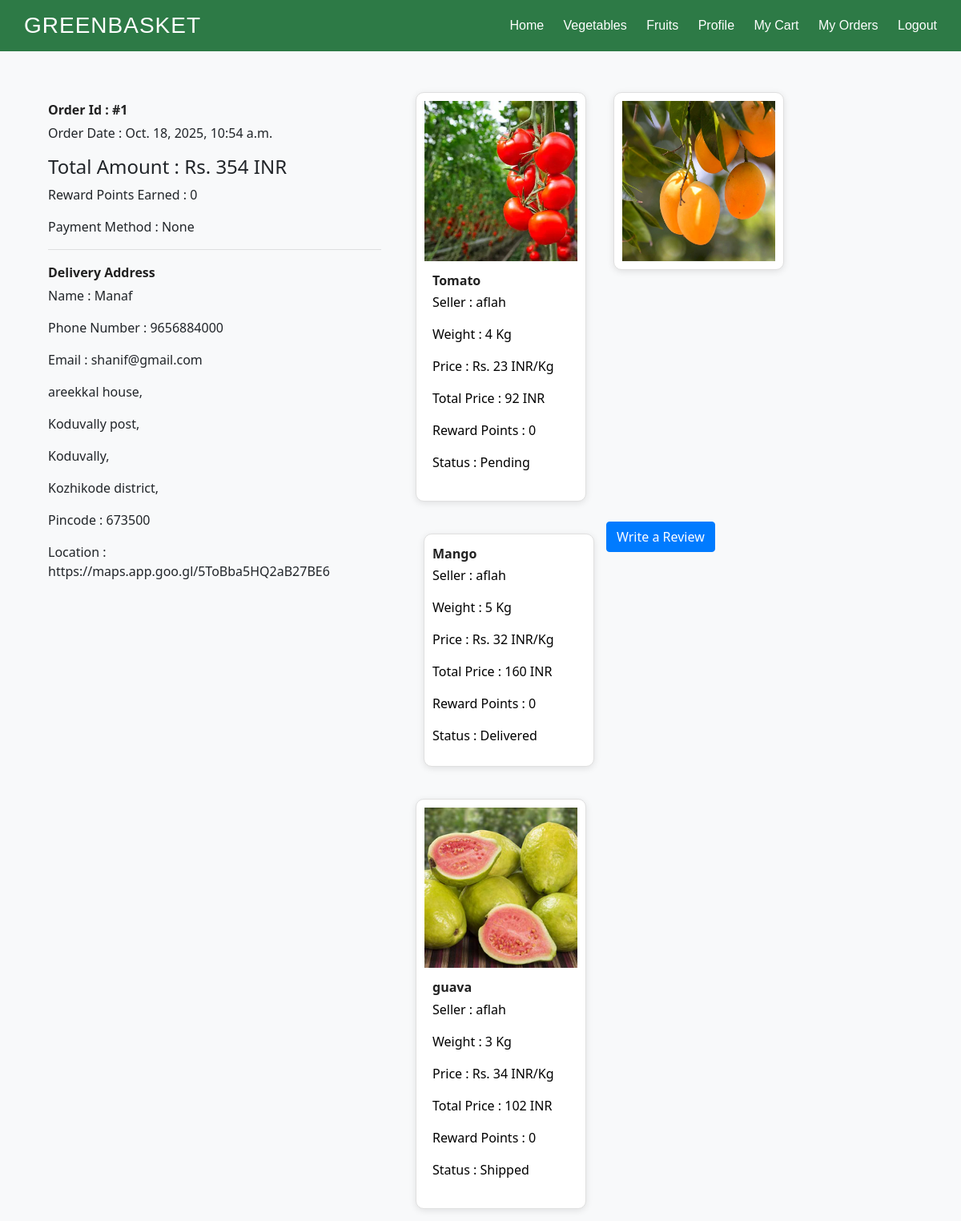
The app's page /c_orderview/1/ (signed in) with its own data.
### home/models.py (models this page shows, shortened)
class Orders(models.Model):
    costumer = models.ForeignKey(Costumer, on_delete=models.CASCADE)
    order_date = models.DateTimeField(auto_now=True)
    amount = models.DecimalField(max_digits=10,decimal_places=0, default=0, null=True, blank=True)
    points = models.IntegerField(default=0,null=True, blank=True)
    n = models.DecimalField(max_digits=100,decimal_places=0, default=0, null=True, blank=True)
    payment_method = models.CharField(max_length=200,null=True, blank=True)

class Costumer(models.Model):
    COUNTRY_CHOICES = [
        ('India', 'India'),
    ]
    STATE_CHOICES = [
        ('AN', 'Andaman and Nicobar Islands'),
        ('AP', 'Andhra Pradesh'),
        ('AR', 'Arunachal Pradesh'),
        ('AS', 'Assam'),
        ('BR', 'Bihar'),
        ('CH', 'Chandigarh'),
        ('CG', 'Chhattisgarh'),
        ('DL', 'Delhi'),
        ('GA', 'Goa'),
        ('GJ', 'Gujarat'),
        ('HR', 'Haryana'),
        ('HP', 'Himachal Pradesh'),
        ('JH', 'Jharkhand'),
        ('JK', 'Jammu and Kashmir'),
        ('KA', 'Karnataka'),
        ('Kerala','Kerala'),
        ('LA', 'Ladakh'),
        ('LD', 'Lakshadweep'),
        ('MP', 'Madhya Pradesh'),
        ('MH', 'Maharashtra'),
        ('MN', 'Manipur'),
        ('ML', 'Meghalaya'),
        ('MZ', 'Mizoram'),
        ('NL', 'Nagaland'),
        ('OD', 'Odisha'),
        ('PB', 'Punjab'),
        ('PY', 'Puducherry'),
        ('RJ', 'Rajasthan'),
        ('SK', 'Sikkim'),
        ('TN', 'Tamil Nadu'),
        ('TS', 'Telangana'),
        ('TR', 'Tripura'),
        ('UP', 'Uttar Pradesh'),
        ('UK', 'Uttarakhand'),
        ('WB', 'West Bengal'),
    ]
    image = models.ImageField(upload_to='users')
    name = models.CharField(max_length=200)
    number = models.IntegerField()
    email = models.EmailField(unique=True)
    country = models.CharField(choices=COUNTRY_CHOICES,default='India')
    house_name = models.CharField(max_length=200)
    street = models.CharField(max_length=200)
    pincode = models.IntegerField()
    city = models.CharField(max_length=200)
    state = models.CharField(choices=STATE_CHOICES, default='Kerala')
    username = models.CharField()
    password = models.CharField()
    location = models.CharField(max_length=200)
    points = models.IntegerField(default=0,null=True,blank=True)

class Order(models.Model):
    costumer = models.ForeignKey(Costumer, on_delete=models.CASCADE)
    product = models.ForeignKey(Product, on_delete=models.CASCADE)
    quantity = models.IntegerField()
    order_date = models.DateTimeField(auto_now=True)
    amount = models.DecimalField(max_digits=10,decimal_places=0, default=0, null=True, blank=True)
    seller = models.ForeignKey(Seller, on_delete=models.CASCADE,null=True, blank=True)
    status = models.CharField(null=True, blank=True)
    points = models.IntegerField(default=0,null=True, blank=True)
    n = models.DecimalField(max_digits=100,decimal_places=0, default=0, null=True, blank=True)

class Product(models.Model):
    item = models.ForeignKey(Item, on_delete=models.CASCADE)
    image = models.ImageField(upload_to='products')
    image1 = models.ImageField(upload_to='products',null=True, blank=True)
    image2 = models.ImageField(upload_to='products',null=True, blank=True)
    name = models.CharField(max_length=200)
    description = models.TextField()
    org_price = models.DecimalField(max_digits=10, decimal_places=0)
    selling_price = models.DecimalField(max_digits=10, decimal_places=0)
    discount = models.DecimalField(max_digits=10, decimal_places=0,null=True, blank=True)
    stock = models.IntegerField()
    seller = models.ForeignKey(Seller, on_delete=models.CASCADE,null=True, blank=True)
    created_at = models.DateTimeField(auto_now_add=True, null=True, blank=True)
    rating = models.DecimalField(max_digits=3, decimal_places=2,null=True,blank=True)

class Seller(models.Model):
    COUNTRY_CHOICES = [
        ('India', 'India'),
    ]
    STATE_CHOICES = [
        ('AN', 'Andaman and Nicobar Islands'),
        ('AP', 'Andhra Pradesh'),
        ('AR', 'Arunachal Pradesh'),
        ('AS', 'Assam'),
        ('BR', 'Bihar'),
        ('CH', 'Chandigarh'),
        ('CG', 'Chhattisgarh'),
        ('DL', 'Delhi'),
        ('GA', 'Goa'),
        ('GJ', 'Gujarat'),
        ('HR', 'Haryana'),
        ('HP', 'Himachal Pradesh'),
        ('JH', 'Jharkhand'),
        ('JK', 'Jammu and Kashmir'),
        ('KA', 'Karnataka'),
        ('Kerala', 'Kerala'),
        ('LA', 'Ladakh'),
        ('LD', 'Lakshadweep'),
        ('MP', 'Madhya Pradesh'),
        ('MH', 'Maharashtra'),
        ('MN', 'Manipur'),
        ('ML', 'Meghalaya'),
        ('MZ', 'Mizoram'),
        ('NL', 'Nagaland'),
        ('OD', 'Odisha'),
        ('PB', 'Punjab'),
        ('PY', 'Puducherry'),
        ('RJ', 'Rajasthan'),
        ('SK', 'Sikkim'),
        ('TN', 'Tamil Nadu'),
        ('TS', 'Telangana'),
        ('TR', 'Tripura'),
        ('UP', 'Uttar Pradesh'),
        ('UK', 'Uttarakhand'),
        ('WB', 'West Bengal'),
    ]
    image = models.ImageField(upload_to='users')
    name = models.CharField(max_length=200)
    number = models.IntegerField()
    email = models.EmailField(unique=True)
    country = models.CharField(max_length=200,choices=COUNTRY_CHOICES,default='India')
    shop_name = models.CharField(max_length=200)
    street = models.CharField(max_length=200)
    pincode = models.IntegerField()
    city = models.CharField(max_length=200)
    state = models.CharField(max_length=50, choices=STATE_CHOICES, default='Kerala')
    image1 = models.ImageField(upload_to='users')
    image2 = models.ImageField(upload_to='users')
    image3 = models.ImageField(upload_to='users')
    licens = models.IntegerField(max_length=200)
    GST_Number = models.IntegerField(max_length=200)
    username = models.CharField()
    password = models.CharField()
    location = models.CharField(max_length=200)

### home/views.py (the view)
# urls.py: path('c_orderview/<int:p_id>/',c_orderviewfn),
def c_orderviewfn(request,p_id):
    try:
        user_id = request.session.get('user_id')
        costumer = Costumer.objects.get(id=user_id)
        p = Order.objects.filter(costumer=user_id,n = p_id)
        os = Orders.objects.get(costumer=user_id,n = p_id)
        return render(request, 'c_order_view.html', {'p': p,'os':os})
    except:
        return redirect('/login/')

### home/templates/c_order_view.html (shortened to what this page needs)
{% load static %}
<!DOCTYPE html>
<html>
<head>
    <link rel="stylesheet" href="https://cdn.jsdelivr.net/npm/bootstrap@4.1.3/dist/css/bootstrap.min.css">
    <link rel="stylesheet" href="{% static 'css/style.css' %}">
</head>
    <body>
        <div class="header">
            <h1>GREENBASKET</h1>
            <div class="nav-links">
                <a href="/chome/">Home</a>
                <a href="/cveg/">Vegetables</a>
                <a href="/cfruit/">Fruits</a>
                <a href="/cprofile/">Profile</a>
                <a href="/viewcart/">My Cart</a>
                <a href="/c_orderlist/">My Orders</a>
                <a href="/">Logout</a>
            </div>
        </div>
        <div class="blank"></div>
        <div class="viewleft">
            <p class="product-name">Order Id : #{{os.n}}</p>
            <p>Order Date : {{ os.order_date }}</p>
            <h4>Total Amount : Rs. {{ os.amount }} INR</h4>
            <p>Reward Points Earned : {{os.points}}</p>
            <p>Payment Method : {{os.payment_method}}</p><hr>
            <p class="product-name">Delivery Address </p>
            <p>Name : {{os.costumer.name }}</p>
            <p>Phone Number : {{os.costumer.number}}</p>
            <p>Email : {{os.costumer.email}}</p>
            <p>{{os.costumer.house_name}} house,</p>
            <p>{{os.costumer.street}} post,</p>
            <p>{{os.costumer.street}},</p>
            <p>{{os.costumer.city}} district,</p>
            <p>Pincode : {{os.costumer.pincode}}</p>
            <p>Location : {{os.costumer.location}}</p>
        </div>
        <div class="viewright">
            {% for p in p %}
                <a class="padding product-card" href="/cview/{{p.product.id}}/">
                    <div class="product-image">
                        <img src="{{ p.product.image.url }}" alt="{{ fruit.name }}">
                    </div>
                    <div class="product-info">
                        <h4 class="product-name">{{ p.product.name }}</h4>
                        <p>Seller : {{p.seller.name}}</p>
                        <p>Weight : {{ p.quantity }} Kg</p>
                        <p>Price : Rs. {{ p.product.selling_price }} INR/Kg</p>
                        <p>Total Price : {{p.amount}} INR</p>
                        <p>Reward Points : {{p.points}}</p>
                        <p>Status : {{p.status}}</p>
                        {% if p.status == "Delivered" %}
                            <a href="/review/{{ p.product.id }}/" class="btn btn-primary">Write a Review</a>
                        {% endif %}
                    </div>
                </a>
            {% endfor %}
        </div>
    </body>
</html>

### home/static/css/style.css (style rules this page uses)
* { margin: 0; padding: 0; box-sizing: border-box; }
.product-card { width: 213px; border: 1px solid #e0e0e0; border-radius: 10px; overflow: hidden; background: #fff; box-shadow: 0 2px 8px rgba(0,0,0,0.1); transition: transform 0.3s ease, box-shadow 0.3s ease; margin: 15px; display: inline-block; vertical-align: top; }
.product-image img { width: 100%; height: 200px; object-fit: cover; }
.product-info { padding: 10px; text-align: left; }
.product-name { font-size: 16px; font-weight: bold; color: #212121; margin: 5px 0; }
.viewleft { position: fixed; left: 40px; top: 100px; text-align: left; padding: 20px; box-sizing: border-box; width: 38%; height: 550px; }
.viewright { position: absolute; top: 100px; left: 42%; width: auto; height: auto; }
.blank { height: 64px; }
body { background-color: #f8f9fa; font-family: "Segoe UI", sans-serif; }
.header { background-color: #2d7a46; font-family: 'Gill Sans', 'Gill Sans MT', Calibri, 'Trebuchet MS', sans-serif; position: fixed; width: 100% ; z-index: 10; top: 0; padding: 15px 30px; display: flex; align-items: center; justify-content: space-between; color: white; }
.header h1 { margin: 0; font-size: 28px; letter-spacing: 1px; }
.header .nav-links a { color: white; margin-left: 20px; text-decoration: none; font-weight: 500; }
.padding { color: rgb(0, 0, 0) !important; text-decoration: none !important; padding: 10px; color: black; }

### records on screen
Orders: n "1", order_date "Oct. 18, 2025, 10:54 a.m.", amount "354", points "0", payment_method "None", costumer.name "Manaf", costumer.number "9656884000", costumer.email "shanif@gmail.com", costumer.house_name "areekkal", costumer.street "Koduvally", costumer.city "Kozhikode", costumer.pincode "673500", costumer.location "https://maps.app.goo.gl/5ToBba5HQ2aB27BE6"
Order: product.image (picture), product.name "Tomato", seller.name "aflah", quantity "4", product.selling_price "23", amount "92", points "0", status "Pending"
Order: product.image (picture), product.name "Mango", seller.name "aflah", quantity "5", product.selling_price "32", amount "160", points "0", status "Delivered"
Order: product.image (picture), product.name "guava", seller.name "aflah", quantity "3", product.selling_price "34", amount "102", points "0", status "Shipped"
